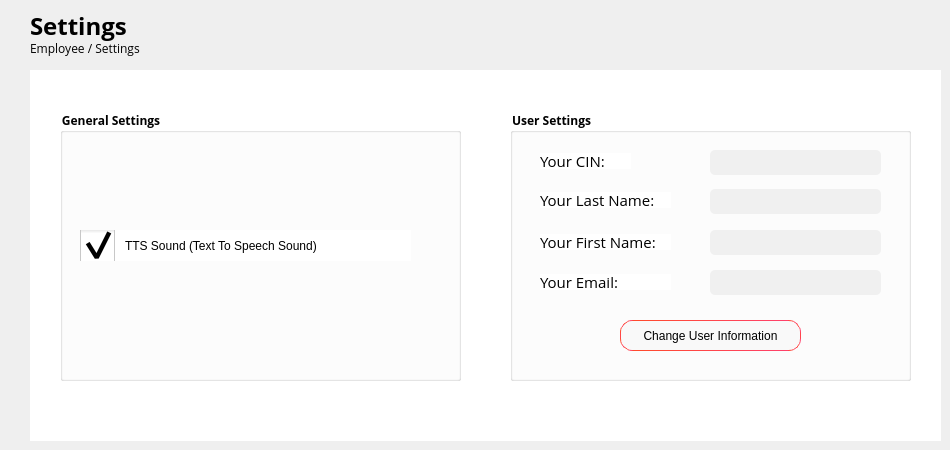
    <widget class="QWidget" name="page_3">
     <widget class="QLabel" name="label_129">
      <property name="geometry">
       <rect>
        <x>30</x>
        <y>40</y>
        <width>121</width>
        <height>16</height>
       </rect>
      </property>
      <property name="font">
       <font>
        <family>Open Sans</family>
       </font>
      </property>
      <property name="text">
       <string>Employee / Settings</string>
      </property>
     </widget>
     <widget class="QLabel" name="label_130">
      <property name="geometry">
       <rect>
        <x>30</x>
        <y>10</y>
        <width>101</width>
        <height>31</height>
       </rect>
      </property>
      <property name="font">
       <font>
        <family>Open Sans</family>
        <pointsize>18</pointsize>
        <weight>75</weight>
        <bold>true</bold>
       </font>
      </property>
      <property name="text">
       <string>Settings</string>
      </property>
     </widget>
     <widget class="QWidget" name="widget_14" native="true">
      <property name="geometry">
       <rect>
        <x>30</x>
        <y>70</y>
        <width>911</width>
        <height>371</height>
       </rect>
      </property>
      <property name="styleSheet">
       <string notr="true">QWidget{
	background-color: white;
}

QLineEdit {
    border: none;
    border-radius: 5px;
    padding: 5px 15px;
    background-color: white;
    color: black;
    font-size: 12px;
}


QLineEdit:disabled {
    background-color: #F0F0F0;
    color: #A0A0A0;
}

QLineEdit:read-only {
    background-color: #F0F0F0;
    color: #A0A0A0;
}


QCheckBox {
    spacing: 10px;
	
	font: 12pt &quot;Open Sans Light&quot;;
}

QCheckBox::indicator {
    width: 35px;
    height: 35px;
}

QCheckBox::indicator:unchecked {
    image: url(:assets/icons/unchecked.png);
}

QCheckBox::indicator:checked {
    image: url(:assets/icons/checked.png);
}

QDateEdit {
    border: none;
    background-color: rgb(255, 255, 255);
    color: black;
    font-size: 16px;
    font-weight: normal;
    padding: 5px;
    border-radius: 5px;
}

QDateEdit::drop-down {
    background-color: transparent;
    image: url(:/assets/icons/cil-arrow-bottom_black.png);
    width: 20px;
    height: 20px;
}

QDateEdit::down-arrow {
    image: url(:/assets/icons/cil-arrow-bottom_black.png);
}

QDateEdit::up-arrow {
    image: url(:/assets/icons/cil-arrow-top_black.png);
}

QDateEdit::down-button {
    image: url(:/assets/icons/cil-arrow-bottom_black.png);
}

QDateEdit::up-button {
    image: url(:/assets/icons/cil-arrow-top_black.png);
}

QDateEdit::calendarWidget {
    border: none;
    background-color: rgb(255, 255, 255);
    color: black;
    font-size: 16px;
    font-weight: normal;
    padding: 5px;
    border-radius: 5px;
}

QDateEdit::section {
    background-color: transparent;
    border: none;
}
</string>
      </property>
      <widget class="QGroupBox" name="groupBox_2">
       <property name="geometry">
        <rect>
         <x>480</x>
         <y>40</y>
         <width>401</width>
         <height>271</height>
        </rect>
       </property>
       <property name="font">
        <font>
         <family>Open Sans</family>
         <weight>75</weight>
         <bold>true</bold>
        </font>
       </property>
       <property name="title">
        <string>User Settings</string>
       </property>
       <widget class="QPushButton" name="pushButton_20">
        <property name="geometry">
         <rect>
          <x>110</x>
          <y>210</y>
          <width>181</width>
          <height>31</height>
         </rect>
        </property>
        <property name="cursor">
         <cursorShape>PointingHandCursor</cursorShape>
        </property>
        <property name="styleSheet">
         <string notr="true">QPushButton {
    border: 1px solid qlineargradient(x1:0, y1:0, x2:1, y2:0, stop:0 #FF4B2B, stop:1 #FF416C);
    border-radius: 12px;
    padding: 5px 15px;
    background: #f9f9f9;
    color: black;
    font-size: 12px;
}

QPushButton:hover {
    background-color: qlineargradient(x1:0, y1:0, x2:1, y2:0, stop:0 #FF416C, stop:1 #FF4B2B);
	color: white;
}

QPushButton:pressed {
    background-color: qlineargradient(x1:0, y1:0, x2:1, y2:0, stop:0 #FF4B2B, stop:1 #FF416C);
    border: 2px solid #FF416C;
    padding: 4px 14px 6px 16px;
}</string>
        </property>
        <property name="text">
         <string>Change User Information</string>
        </property>
       </widget>
       <widget class="QLineEdit" name="lineEdit_3">
        <property name="geometry">
         <rect>
          <x>200</x>
          <y>79</y>
          <width>171</width>
          <height>25</height>
         </rect>
        </property>
        <property name="readOnly">
         <bool>true</bool>
        </property>
       </widget>
       <widget class="QLabel" name="label_131">
        <property name="geometry">
         <rect>
          <x>30</x>
          <y>82</y>
          <width>131</width>
          <height>16</height>
         </rect>
        </property>
        <property name="font">
         <font>
          <family>Open Sans</family>
          <pointsize>11</pointsize>
         </font>
        </property>
        <property name="text">
         <string>Your Last Name:</string>
        </property>
       </widget>
       <widget class="QLineEdit" name="lineEdit_4">
        <property name="geometry">
         <rect>
          <x>200</x>
          <y>120</y>
          <width>171</width>
          <height>25</height>
         </rect>
        </property>
        <property name="readOnly">
         <bool>true</bool>
        </property>
       </widget>
       <widget class="QLineEdit" name="lineEdit_5">
        <property name="geometry">
         <rect>
          <x>200</x>
          <y>160</y>
          <width>171</width>
          <height>25</height>
         </rect>
        </property>
        <property name="readOnly">
         <bool>true</bool>
        </property>
       </widget>
       <widget class="QLabel" name="label_132">
        <property name="geometry">
         <rect>
          <x>30</x>
          <y>43</y>
          <width>91</width>
          <height>16</height>
         </rect>
        </property>
        <property name="font">
         <font>
          <family>Open Sans</family>
          <pointsize>11</pointsize>
         </font>
        </property>
        <property name="text">
         <string>Your CIN:</string>
        </property>
       </widget>
       <widget class="QLineEdit" name="lineEdit_6">
        <property name="geometry">
         <rect>
          <x>200</x>
          <y>40</y>
          <width>171</width>
          <height>25</height>
         </rect>
        </property>
        <property name="readOnly">
         <bool>true</bool>
        </property>
       </widget>
       <widget class="QLabel" name="label_133">
        <property name="geometry">
         <rect>
          <x>30</x>
          <y>124</y>
          <width>131</width>
          <height>16</height>
         </rect>
        </property>
        <property name="font">
         <font>
          <family>Open Sans</family>
          <pointsize>11</pointsize>
         </font>
        </property>
        <property name="text">
         <string>Your First Name:</string>
        </property>
       </widget>
       <widget class="QLabel" name="label_134">
        <property name="geometry">
         <rect>
          <x>30</x>
          <y>164</y>
          <width>131</width>
          <height>16</height>
         </rect>
        </property>
        <property name="font">
         <font>
          <family>Open Sans</family>
          <pointsize>11</pointsize>
         </font>
        </property>
        <property name="text">
         <string>Your Email:</string>
        </property>
       </widget>
      </widget>
      <widget class="QGroupBox" name="groupBox">
       <property name="geometry">
        <rect>
         <x>30</x>
         <y>40</y>
         <width>401</width>
         <height>271</height>
        </rect>
       </property>
       <property name="font">
        <font>
         <family>Open Sans</family>
         <weight>75</weight>
         <bold>true</bold>
        </font>
       </property>
       <property name="title">
        <string>General Settings</string>
       </property>
       <widget class="QCheckBox" name="ttsenable">
        <property name="geometry">
         <rect>
          <x>20</x>
          <y>120</y>
          <width>331</width>
          <height>31</height>
         </rect>
        </property>
        <property name="text">
         <string>TTS Sound (Text To Speech Sound)</string>
        </property>
        <property name="checked">
         <bool>true</bool>
        </property>
       </widget>
      </widget>
     </widget>
    </widget>
